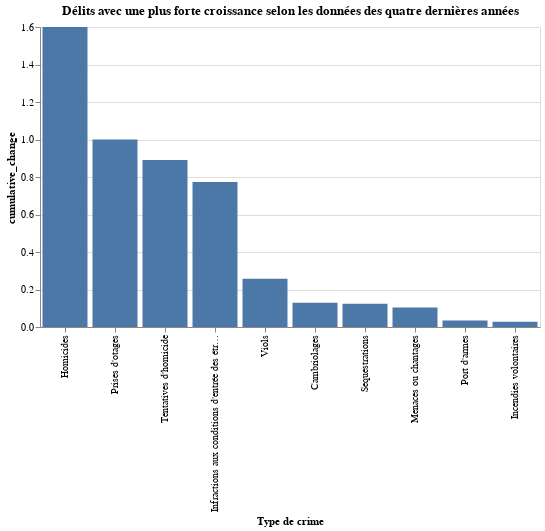

Write notebook code for a chart like this one.
### Markdown cell above
#### Délits ayant connu la plus forte croissance selon les données des quatre dernières années

### Code cell
police_records_last_years_ranking = police_records_last_years[(police_records_last_years["Annee"] == 2020)]\
                                                            .sort_values(by=['cumulative_change'], ascending = False)[:10]

print(police_records_last_years_ranking[["Type de crime","cumulative_change"]])

alt.Chart(police_records_last_years_ranking).mark_bar().encode(
    alt.X("Type de crime:N", sort='-y'),
    y='cumulative_change',
).properties(
        title="Délits avec une plus forte croissance selon les données des quatre dernières années",
        width=500,
        height=300,
    ).encode().interactive()

### Figure 1 — Vega-Lite specification as saved in the notebook (floating-point values rounded to 4 significant figures)
{"config": {"view": {"continuousWidth": 400, "continuousHeight": 300}}, "data": {"name": "data-7b66e4d8c1c86fc4a51ea6a545676332"}, "mark": "bar", "encoding": {"x": {"type": "nominal", "field": "Type de crime", "sort": "-y"}, "y": {"type": "quantitative", "field": "cumulative_change"}}, "height": 300, "selection": {"selector009": {"type": "interval", "bind": "scales", "encodings": ["x", "y"]}}, "title": "Délits avec une plus forte croissance selon les données des quatre dernières années", "width": 500, "$schema": "https://vega.github.io/schema/vega-lite/v4.8.1.json", "datasets": {"data-7b66e4d8c1c86fc4a51ea6a545676332": [{"Type de crime": "Homicides", "Annee": 2020, "Delits enregistres": 9, "annual_change": 2.0, "cumulative_change": 1.6}, {"Type de crime": "Prises d'otages", "Annee": 2020, "Delits enregistres": 0, "annual_change": -1.0, "cumulative_change": 1.0}, {"Type de crime": "Tentatives d'homicide", "Annee": 2020, "Delits enregistres": 15, "annual_change": -0.5, "cumulative_change": 0.891}, {"Type de crime": "Infractions aux conditions d'entrée des étrangers", "Annee": 2020, "Delits enregistres": 161, "annual_change": 0.09524, "cumulative_change": 0.7738}, {"Type de crime": "Viols", "Annee": 2020, "Delits enregistres": 676, "annual_change": 0.01654, "cumulative_change": 0.2569}, {"Type de crime": "Cambriolages", "Annee": 2020, "Delits enregistres": 5223, "annual_change": 0.01635, "cumulative_change": 0.129}, {"Type de crime": "Sequestrations", "Annee": 2020, "Delits enregistres": 46, "annual_change": 0.4375, "cumulative_change": 0.1246}, {"Type de crime": "Menaces ou chantages", "Annee": 2020, "Delits enregistres": 1103, "annual_change": -0.0692, "cumulative_change": 0.1036}, {"Type de crime": "Port d'armes", "Annee": 2020, "Delits enregistres": 709, "annual_change": -0.214, "cumulative_change": 0.03464}, {"Type de crime": "Incendies volontaires", "Annee": 2020, "Delits enregistres": 361, "annual_change": -0.2794, "cumulative_change": 0.02856}]}}
